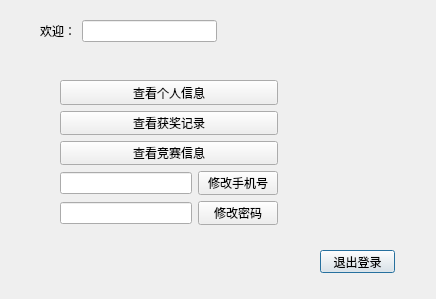
<?xml version="1.0" encoding="UTF-8"?>
<ui version="4.0">
 <class>studentDialog</class>
 <widget class="QDialog" name="studentDialog">
  <property name="geometry">
   <rect>
    <x>0</x>
    <y>0</y>
    <width>436</width>
    <height>299</height>
   </rect>
  </property>
  <property name="windowTitle">
   <string>Dialog</string>
  </property>
  <widget class="QPushButton" name="pushButton_6">
   <property name="geometry">
    <rect>
     <x>320</x>
     <y>250</y>
     <width>75</width>
     <height>23</height>
    </rect>
   </property>
   <property name="text">
    <string>退出登录</string>
   </property>
  </widget>
  <widget class="QWidget" name="">
   <property name="geometry">
    <rect>
     <x>60</x>
     <y>80</y>
     <width>218</width>
     <height>145</height>
    </rect>
   </property>
   <layout class="QVBoxLayout" name="verticalLayout">
    <item>
     <widget class="QPushButton" name="pushButton">
      <property name="text">
       <string>查看个人信息</string>
      </property>
     </widget>
    </item>
    <item>
     <widget class="QPushButton" name="pushButton_2">
      <property name="text">
       <string>查看获奖记录</string>
      </property>
     </widget>
    </item>
    <item>
     <widget class="QPushButton" name="pushButton_3">
      <property name="text">
       <string>查看竞赛信息</string>
      </property>
     </widget>
    </item>
    <item>
     <layout class="QHBoxLayout" name="horizontalLayout">
      <item>
       <widget class="QLineEdit" name="phonelineEdit_3"/>
      </item>
      <item>
       <widget class="QPushButton" name="pushButton_4">
        <property name="text">
         <string>修改手机号</string>
        </property>
       </widget>
      </item>
     </layout>
    </item>
    <item>
     <layout class="QHBoxLayout" name="horizontalLayout_2">
      <item>
       <widget class="QLineEdit" name="lineEdit_2"/>
      </item>
      <item>
       <widget class="QPushButton" name="pushButton_5">
        <property name="text">
         <string>修改密码</string>
        </property>
       </widget>
      </item>
     </layout>
    </item>
   </layout>
  </widget>
  <widget class="QWidget" name="">
   <property name="geometry">
    <rect>
     <x>40</x>
     <y>20</y>
     <width>177</width>
     <height>22</height>
    </rect>
   </property>
   <layout class="QHBoxLayout" name="horizontalLayout_3">
    <item>
     <widget class="QLabel" name="label">
      <property name="text">
       <string>欢迎：</string>
      </property>
     </widget>
    </item>
    <item>
     <widget class="QLineEdit" name="lineEdit"/>
    </item>
   </layout>
  </widget>
 </widget>
 <resources/>
 <connections/>
</ui>
